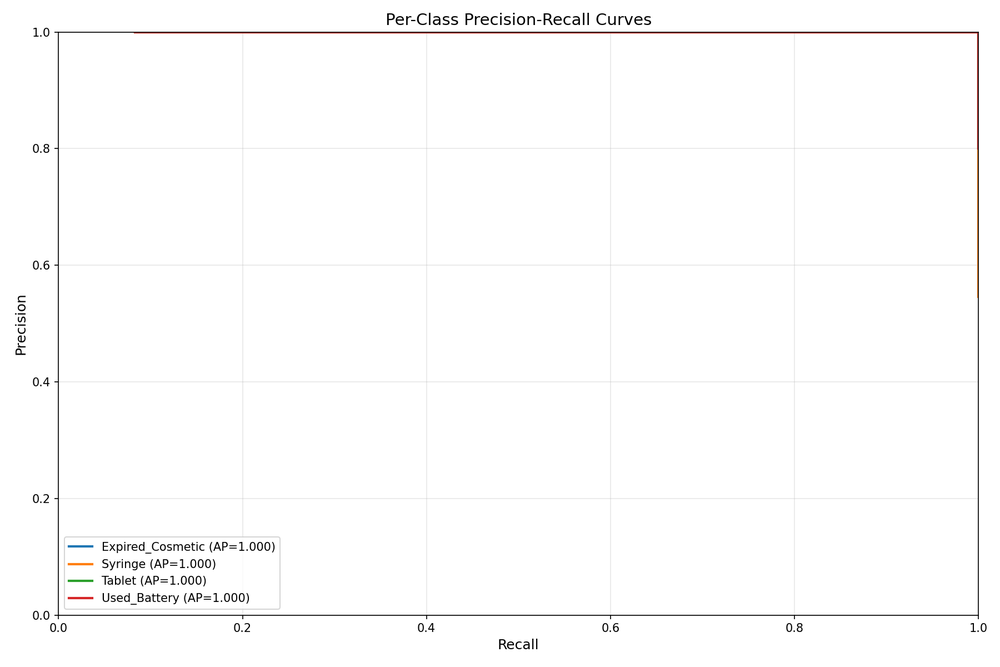
#> input picture training/eval/pr_curves.png, 1000 x 667 px, shrunk from 1800 x 1200 before the run, found by its file name
$ python generate_eval_summary.py
#> lines starting #> are read from the running program, lines starting #| are printed output that depends on the picture
"""
Generate a combined evaluation summary image
"""

import matplotlib.pyplot as plt
import matplotlib.image as mpimg
import numpy as np
from matplotlib.gridspec import GridSpec

# Paths
OUTPUT_DIR = r"C:\Users\Dararith\Desktop\Fall_2025\Robotic_submission\training\eval"
PR_CURVES_PATH = f"{OUTPUT_DIR}/pr_curves.png"
CONFUSION_MATRIX_PATH = f"{OUTPUT_DIR}/confusion_matrix.png"
SUMMARY_PATH = f"{OUTPUT_DIR}/evaluation_summary.png"

# Metrics data
metrics = {
    "mAP@0.50": 1.0000,
    "mAP@[.50:.95]": 0.7990,
}

per_class_ap = {
    "Expired_Cosmetic": 1.0000,
    "Syringe": 1.0000,
    "Tablet": 1.0000,
    "Used_Battery": 1.0000,
}

# Create figure
fig = plt.figure(figsize=(16, 12))
gs = GridSpec(2, 2, figure=fig, height_ratios=[1, 1.2], hspace=0.3, wspace=0.2)

# Title
fig.suptitle('Model Evaluation Summary\nSSD MobileNet V2 FPNLite - Hazardous Waste Detection',
             fontsize=16, fontweight='bold', y=0.98)

# 1. Metrics Summary (top left)
ax1 = fig.add_subplot(gs[0, 0])
ax1.axis('off')

# Create metrics table
metrics_text = """
╔══════════════════════════════════════════════╗
║           EVALUATION METRICS                 ║
╠══════════════════════════════════════════════╣
║                                              ║
║   mAP@0.50:        {:.2%}                 ║
║   mAP@[.50:.95]:   {:.2%}                 ║
║                                              ║
╠══════════════════════════════════════════════╣
║           PER-CLASS AP @0.50                 ║
╠══════════════════════════════════════════════╣
║                                              ║
║   Expired_Cosmetic:   {:.2%}              ║
║   Syringe:            {:.2%}              ║
║   Tablet:             {:.2%}              ║
║   Used_Battery:       {:.2%}              ║
║                                              ║
╚══════════════════════════════════════════════╝
""".format(
    metrics["mAP@0.50"],
    metrics["mAP@[.50:.95]"],
    per_class_ap["Expired_Cosmetic"],
    per_class_ap["Syringe"],
    per_class_ap["Tablet"],
    per_class_ap["Used_Battery"],
)

ax1.text(0.5, 0.5, metrics_text, transform=ax1.transAxes, fontsize=12,
         verticalalignment='center', horizontalalignment='center',
         fontfamily='monospace', bbox=dict(boxstyle='round', facecolor='lightblue', alpha=0.8))
ax1.set_title('Metrics Summary', fontsize=14, fontweight='bold', pad=10)

# 2. Bar chart for per-class AP (top right)
ax2 = fig.add_subplot(gs[0, 1])
classes = list(per_class_ap.keys())
ap_values = list(per_class_ap.values())
colors = ['#2ecc71', '#3498db', '#9b59b6', '#e74c3c']

bars = ax2.bar(classes, ap_values, color=colors, edgecolor='black', linewidth=1.5)
ax2.set_ylim(0, 1.1)
ax2.set_ylabel('Average Precision', fontsize=12)
ax2.set_title('Per-Class AP @0.50 IoU', fontsize=14, fontweight='bold')
ax2.axhline(y=1.0, color='green', linestyle='--', alpha=0.7, label='Perfect AP')

# Add value labels on bars
for bar, val in zip(bars, ap_values):
    ax2.text(bar.get_x() + bar.get_width()/2, bar.get_height() + 0.02,
             f'{val:.2%}', ha='center', va='bottom', fontsize=11, fontweight='bold')

ax2.tick_params(axis='x', rotation=15)
ax2.legend()

# 3. PR Curves (bottom left)
ax3 = fig.add_subplot(gs[1, 0])
pr_img = mpimg.imread(PR_CURVES_PATH)
#> pr_img is the input picture: shape (667, 1000, 4) float32; mean R, G, B, A 0.989, 0.989, 0.988, 1
ax3.imshow(pr_img)
ax3.axis('off')
ax3.set_title('Precision-Recall Curves', fontsize=14, fontweight='bold', pad=10)

# 4. Confusion Matrix (bottom right)
ax4 = fig.add_subplot(gs[1, 1])
cm_img = mpimg.imread(CONFUSION_MATRIX_PATH)
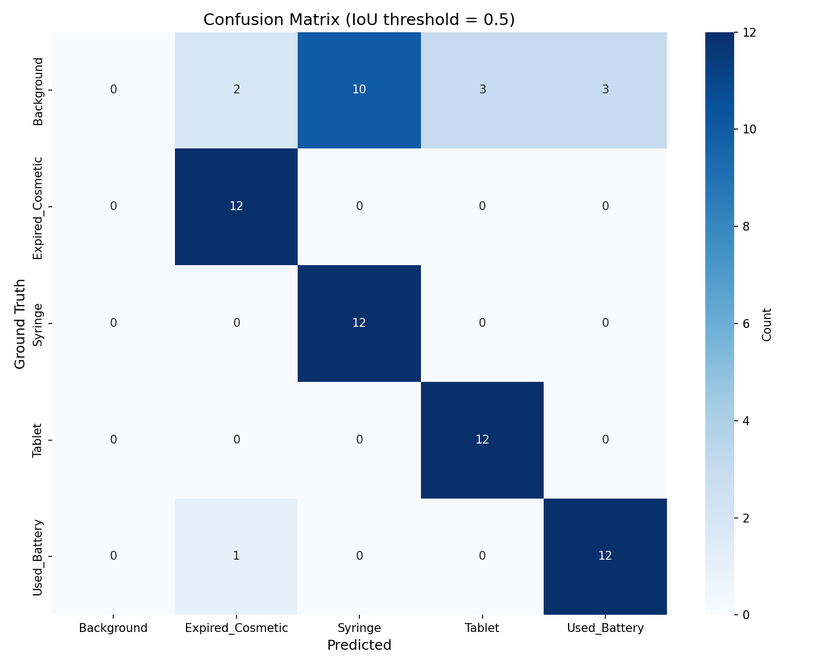
#> input picture training/eval/confusion_matrix.png, 833 x 667 px, shrunk from 1500 x 1200 before the run, found by its file name
#> cm_img is the input picture: shape (667, 833, 4) float32; mean R, G, B, A 0.821, 0.861, 0.912, 1
ax4.imshow(cm_img)
ax4.axis('off')
ax4.set_title('Confusion Matrix', fontsize=14, fontweight='bold', pad=10)

# Add footer
fig.text(0.5, 0.01, 'Test Dataset: 48 images | 4 Classes | IoU Threshold: 0.5',
         ha='center', fontsize=10, style='italic', color='gray')

plt.tight_layout(rect=[0, 0.02, 1, 0.96])
plt.savefig(SUMMARY_PATH, dpi=150, bbox_inches='tight', facecolor='white')
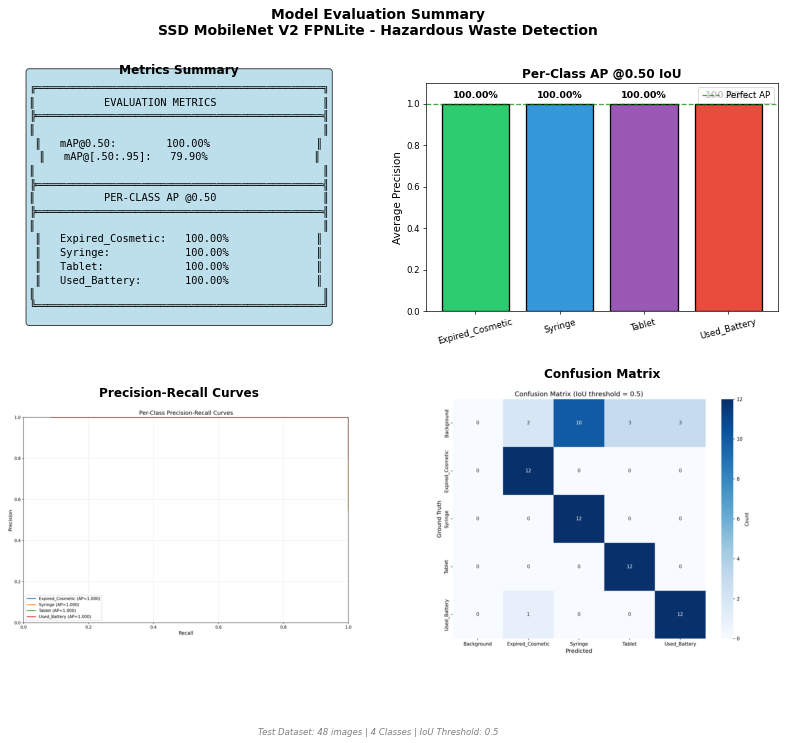
#> figure drawn by matplotlib, 3 panels
plt.close()

print(f"Evaluation summary saved to: {SUMMARY_PATH}")
